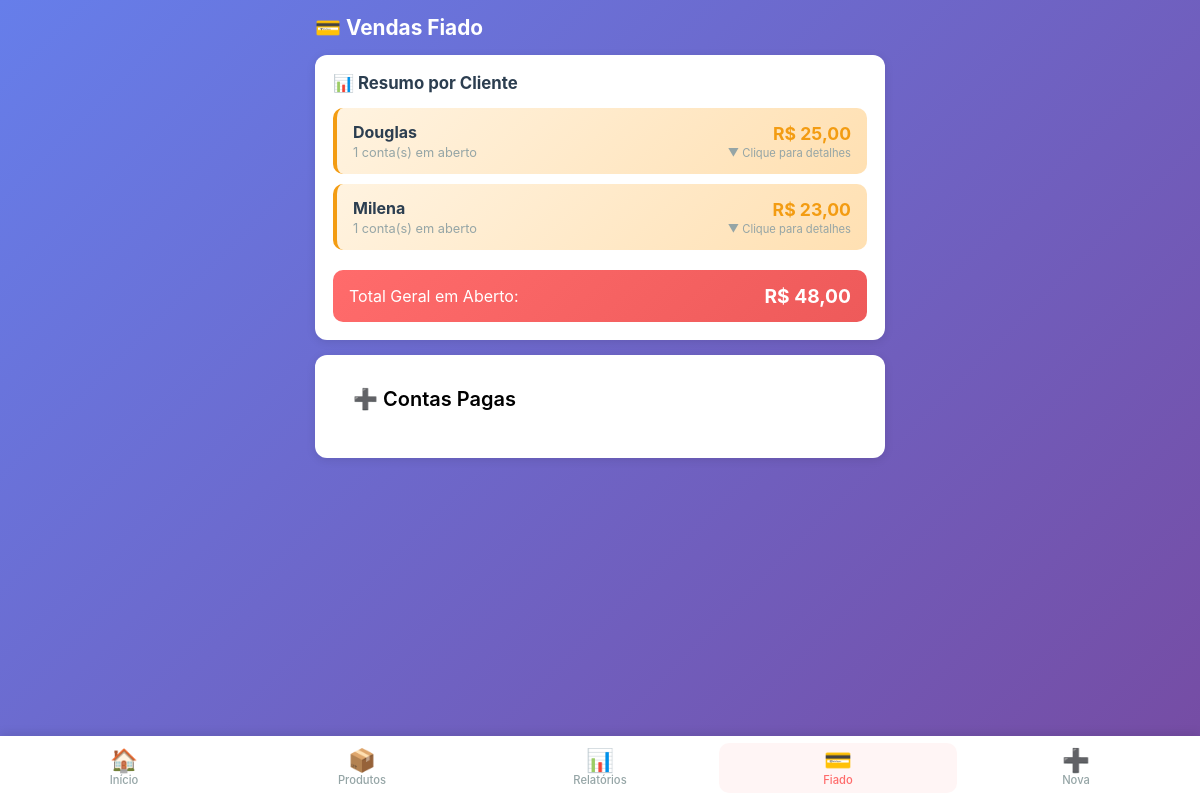
Page /fiado (signed in) on the committed database.
### app.py (models this page shows)
class Fiado(db.Model):
    __tablename__ = 'fiados'
    id = db.Column(db.Integer, primary_key=True)
    cliente = db.Column(db.String(100), nullable=False)
    produto = db.Column(db.String(100), nullable=False)
    valor = db.Column(db.Float, nullable=False)
    quantidade = db.Column(db.Integer, default=1)
    total = db.Column(db.Float, nullable=False)
    data = db.Column(db.String(10), nullable=False)
    data_iso = db.Column(db.String(10), nullable=False)
    pago = db.Column(db.Boolean, default=False)
    data_pagamento = db.Column(db.String(10), nullable=True)
    created_at = db.Column(db.DateTime, default=agora_brasilia)

### app.py (the view)
@app.route('/fiado')
@login_required
def fiado():
    todos = Fiado.query.all()
    abertos = [f for f in todos if not f.pago]
    pagos = [f for f in todos if f.pago]
    abertos.sort(key=lambda x: x.created_at or datetime.min, reverse=True)
    def _dt_pagamento(f):
        if f.data_pagamento:
            try:
                return datetime.strptime(f.data_pagamento, '%d/%m/%Y')
            except ValueError:
                return datetime.min
        return datetime.min
    pagos.sort(key=_dt_pagamento, reverse=True)
    fiados = abertos + pagos
    return render_template('fiado.html', fiados=fiados)

### app.py (called while the page is built)
def login_required(f):
    @wraps(f)
    def decorated_function(*args, **kwargs):
        if 'logged_in' not in session:
            return redirect(url_for('login'))
        return f(*args, **kwargs)
    return decorated_function

def formatar_br(valor):
    return f"{valor:,.2f}".replace(",", "X").replace(".", ",").replace("X", ".")

@app.template_filter('moeda_br')
def moeda_br_filter(valor):
    return formatar_br(valor)

### templates/fiado.html (shortened to what this page needs)
{% extends "base.html" %}
{% block content %}
<div class="page-header">
    <h2>💳 Vendas Fiado</h2>
</div>
<div class="card">
    <h3>📊 Resumo por Cliente</h3>
    <div id="listaResumoClientes" class="lista-resumo-clientes">
        {% set resumo = {} %}
        {% for fiado in fiados %}
            {% if not fiado.pago %}
                {% if fiado.cliente not in resumo %}
                    {% set _ = resumo.update({fiado.cliente: {'total': 0, 'quantidade': 0, 'itens': []}}) %}
                {% endif %}
                {% set _ = resumo[fiado.cliente].update({'total': resumo[fiado.cliente].total + fiado.total, 'quantidade': resumo[fiado.cliente].quantidade + 1}) %}
                {% set _ = resumo[fiado.cliente]['itens'].append(fiado) %}
            {% endif %}
        {% endfor %}
        {% if resumo %}
            {% for cliente, dados in resumo.items()|sort(attribute='1.total', reverse=true) %}
            <div class="resumo-cliente-item" onclick="toggleDetalhesCliente('{{ cliente }}')">
                <div class="resumo-cliente-info">
                    <strong>{{ cliente.title() }}</strong>
                    <span>{{ dados.quantidade }} conta(s) em aberto</span>
                </div>
                <div class="resumo-cliente-valor">
                    <span>R$ {{ dados.total|moeda_br }}</span>
                    <small>▼ Clique para detalhes</small>
                </div>
            </div>
            {% endfor %}
            <div class="resumo-total-geral">
                <span>Total Geral em Aberto:</span>
                <strong>R$ {{ resumo.values()|map(attribute='total')|sum|moeda_br }}</strong>
            </div>
        {% else %}
            <p class="empty">Nenhuma conta em aberto</p>
        {% endif %}
    </div>
</div>
<div class="card">
    <div class="page-header" style="display:flex; justify-content:flex-start; align-items:center;">
        <button class="btn btn-primary" style="background-color: white; color: black; font-size: 20px;" id="btnTogglePagas" type="button" onclick="togglePagas();">➕ Contas Pagas</button>
    </div>
            {% set tem_pago = false %}
</div>
{% endblock %}

### static/css/style.css (style rules this page uses)
:root { --primary: #FF6B6B; --primary-dark: #EE5A5A; --secondary: #4ECDC4; --success: #2ECC71; --warning: #F39C12; --danger: #E74C3C; --dark: #2C3E50; --gray: #95A5A6; --light: #ECF0F1; --white: #FFFFFF; --shadow: 0 2px 10px rgba(0,0,0,0.1); --radius: 12px; }
* { margin: 0; padding: 0; box-sizing: border-box; -webkit-tap-highlight-color: transparent; }
body { font-family: -apple-system, BlinkMacSystemFont, 'Segoe UI', Roboto, sans-serif; background: linear-gradient(135deg, #667eea 0%, #764ba2 100%); min-height: 100vh; color: var(--dark); padding-bottom: 20px; }
.page-header { margin-bottom: 15px; }
.page-header h2 { font-size: 1.3rem; color: var(--white); margin-bottom: 5px; }
.card { background: var(--white); border-radius: var(--radius); padding: 18px; margin-bottom: 15px; box-shadow: var(--shadow); }
.card h3 { font-size: 1.05rem; margin-bottom: 15px; color: var(--dark); display: flex; align-items: center; gap: 8px; }
.btn { display: inline-flex; align-items: center; justify-content: center; gap: 8px; padding: 14px 20px; border: none; border-radius: 10px; font-size: 1rem; font-weight: 600; cursor: pointer; transition: all 0.2s; font-family: inherit; }
.btn-primary { background: var(--primary); color: var(--white); }
.card { animation: fadeIn 0.3s ease; }
.lista-resumo-clientes { display: flex; flex-direction: column; gap: 10px; }
.resumo-cliente-item { display: flex; justify-content: space-between; align-items: center; padding: 14px 16px; background: linear-gradient(135deg, #FFF3E0 0%, #FFE0B2 100%); border-radius: 10px; border-left: 4px solid var(--warning); cursor: pointer; transition: all 0.2s; }
.resumo-cliente-info { display: flex; flex-direction: column; gap: 3px; flex: 1; }
.resumo-cliente-info strong { font-size: 1rem; color: var(--dark); }
.resumo-cliente-info span { font-size: 0.8rem; color: var(--gray); }
.resumo-cliente-valor { display: flex; flex-direction: column; align-items: flex-end; gap: 2px; }
.resumo-cliente-valor span { font-size: 1.1rem; font-weight: bold; color: var(--warning); }
.resumo-cliente-valor small { font-size: 0.7rem; color: var(--gray); }
.resumo-total-geral { display: flex; justify-content: space-between; align-items: center; padding: 14px 16px; background: linear-gradient(135deg, var(--primary) 0%, var(--primary-dark) 100%); color: var(--white); border-radius: 10px; margin-top: 10px; font-size: 1rem; }
.resumo-total-geral strong { font-size: 1.2rem; }

### rows in the picture
Fiado: title "Douglas", quantidade "1", total|moeda_br "25,00"
Fiado: title "Milena", quantidade "1", total|moeda_br "23,00"

### other values in the picture
{{ resumo.values()|map(attribute='total')|sum|moeda_br }} "48,00"
